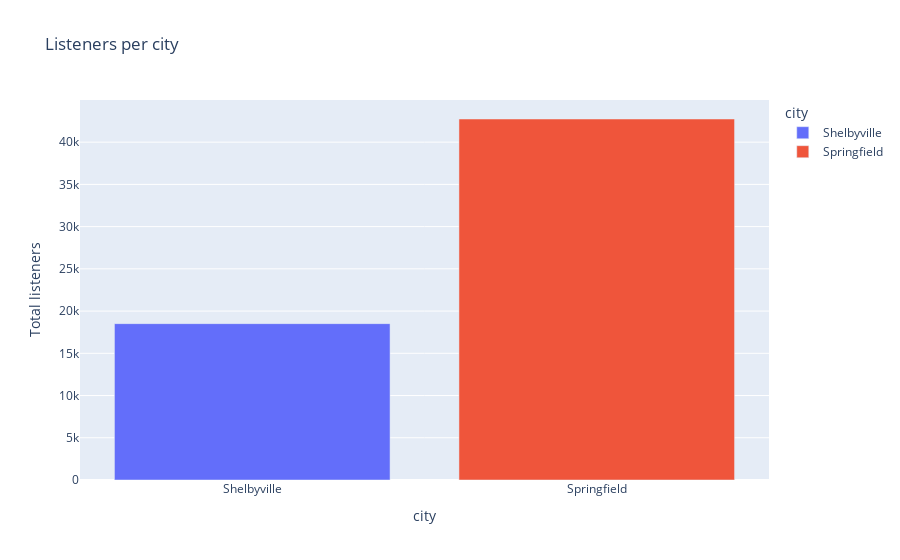

The cell this chart's notebook holds for it:
### Code cell
#Gráfico de barras interactivo
fig = px.bar(listeners_per_city, x='city', y='listeners', title="Listeners per city", 
             labels={'listeners': 'Total listeners'}, 
             color='city')
fig.show()

### Figure 1 — Plotly figure (JSON) as saved in the notebook; plotly's stock layout.template omitted (floating-point values rounded to 4 significant figures)
{"data": [{"alignmentgroup": "True", "hovertemplate": "city=%{x}<br>Total listeners=%{y}<extra></extra>", "legendgroup": "Shelbyville", "marker": {"color": "#636efa", "pattern": {"shape": ""}}, "name": "Shelbyville", "offsetgroup": "Shelbyville", "orientation": "v", "showlegend": true, "textposition": "auto", "type": "bar", "x": ["Shelbyville"], "xaxis": "x", "y": [18512], "yaxis": "y"}, {"alignmentgroup": "True", "hovertemplate": "city=%{x}<br>Total listeners=%{y}<extra></extra>", "legendgroup": "Springfield", "marker": {"color": "#EF553B", "pattern": {"shape": ""}}, "name": "Springfield", "offsetgroup": "Springfield", "orientation": "v", "showlegend": true, "textposition": "auto", "type": "bar", "x": ["Springfield"], "xaxis": "x", "y": [42741], "yaxis": "y"}], "layout": {"barmode": "relative", "legend": {"title": {"text": "city"}, "tracegroupgap": 0}, "title": {"text": "Listeners per city"}, "xaxis": {"anchor": "y", "categoryarray": ["Shelbyville", "Springfield"], "categoryorder": "array", "domain": [0, 1], "title": {"text": "city"}}, "yaxis": {"anchor": "x", "domain": [0, 1], "title": {"text": "Total listeners"}}}}
